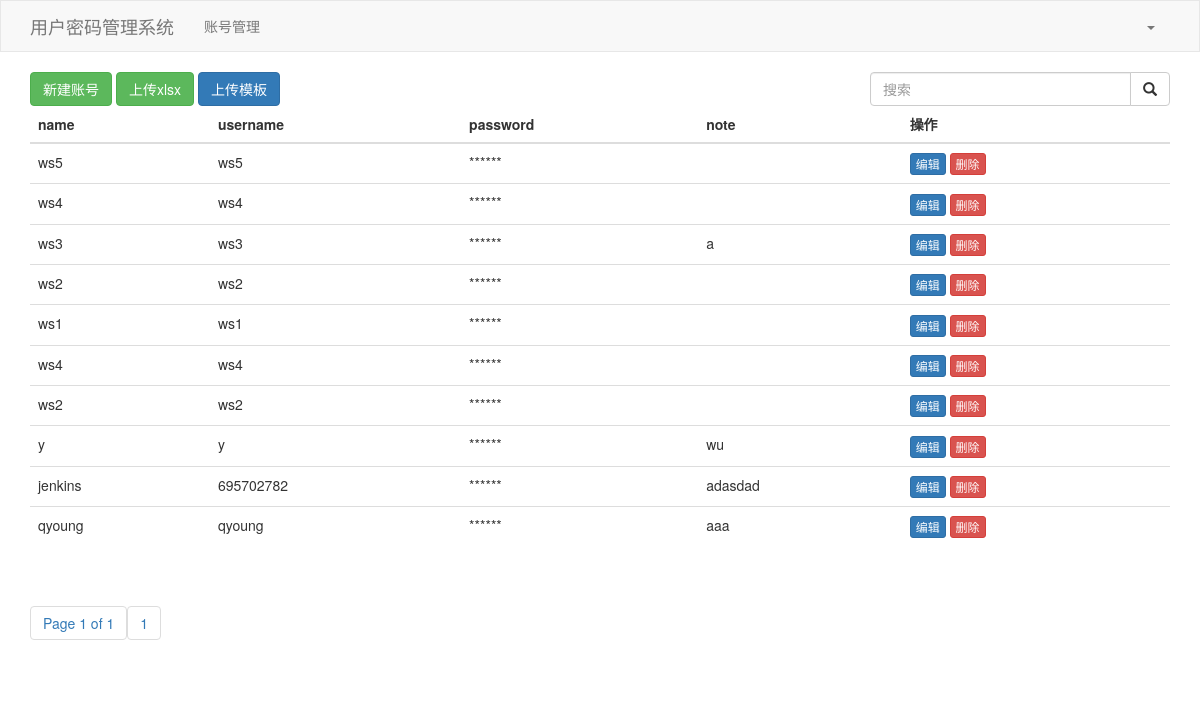
/account/, run on an earlier commit of the app's database.
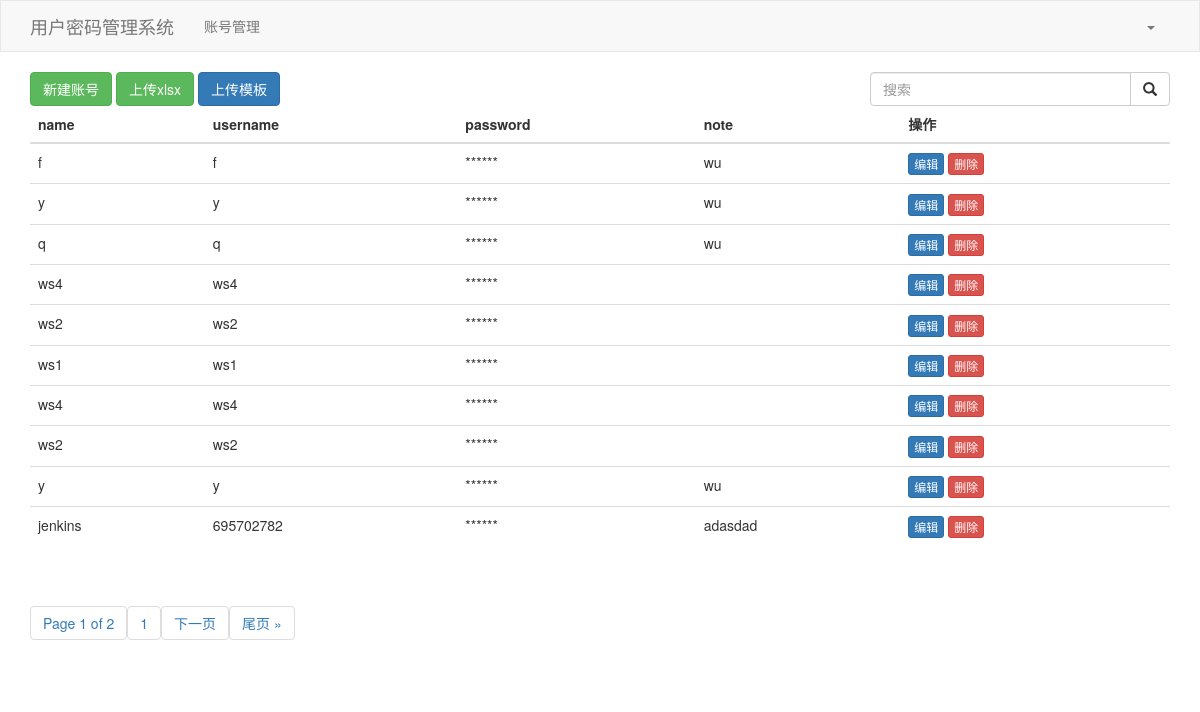
And on a later commit of the database.
### accountStorage/models.py (models this page shows, shortened)
class AccountPassword(models.Model):
    name = models.CharField(verbose_name="名称", max_length=32)
    username = models.CharField(verbose_name="用户名", max_length=32)
    password = models.CharField(verbose_name="密码", max_length=128)
    note = models.CharField(verbose_name="备注", max_length=128, blank=True, null=True)

### accountStorage/views.py (the view)
# urls.py: path('', views.account_list, name='account_list'),
def account_list (request):
    data = {}
    search_data = request.GET.get('search', "")
    if search_data:
        data["username__contains"] = search_data
    form = UserModelForm()
    data_list = AccountPassword.objects.filter(**data).order_by("-id")
    paginator = Paginator(data_list, 10)
    page_number = request.GET.get('page')
    page_obj = paginator.get_page(page_number)
    keys = AccountPassword._meta.fields
    keys_list = [keys[i].name for i in range(len(keys))]
    context = {
        "title": "账号列表",
        "search_data": search_data,
        "key_list": keys_list,
        "data_list": data_list,
        "page_obj": page_obj,
        "form": form
    }
    return render(request, 'accountStorage/account.html', context)

### accountStorage/forms.py
class UserModelForm(BootstrapModelForm):
    class Meta:
        model = AccountPassword
        fields = ["name", "username", "password", "note"]

### accountStorage/templates/accountStorage/account.html (shortened to what this page needs)
{% extends 'accountStorage/layout.html' %}
{% block content %}
    <button id="btnAdd" type="button" class="btn btn-success">新建账号</button>
    <a class="btn btn-success" href="{% url 'accountStorage:upload_excel' %}">上传xlsx</a>
    <button type="button" class="btn btn-primary" data-toggle="modal" onclick="UploadEvent()">上传模板</button>
    <div style="float: right;width: 300px">
        <form method="get">
            <div class="input-group">
                <input type="text" class="form-control" placeholder="搜索" name="search" value="{{ search_data }}"/>
                <span class="input-group-btn">
                <button class="btn btn-default" type="submit">
                    <span class="glyphicon glyphicon-search" aria-hidden="true"></span>
                </button>
                </span>
            </div>
        </form>
    </div>
    <div class="bs-example" data-example-id="hoverable-table">
        <table class="table table-hover">
            <thead>
            <tr>
                {% for key in key_list %}
                    {% if key != 'id' %}
                        <th>{{ key }}</th>
                    {% endif %}
                {% endfor %}
                <th>操作</th>
            </tr>
            </thead>
            <tbody>
            {% for data in page_obj %}
                <tr>
                    <td>{{ data.name }}</td>
                    <td>{{ data.username }}</td>
                    <td>******</td>
                    <td>{{ data.note }}</td>
                    <td>
                        <a uid="{{ data.id }}" class="btn btn-primary btn-xs btn-edit">编辑</a>
                        <a uid="{{ data.id }}" class="btn btn-danger btn-xs btn-delete">删除</a>
                    </td>
                </tr>
            {% endfor %}
            </tbody>
        </table>
    </div>
    <div class="pagination">
    <span class="step-links">
    <nav aria-label="Page navigation">
    <ul class="pagination">
    <li>
        <span class="current">
            Page {{ page_obj.number }} of {{ page_obj.paginator.num_pages }}
        </span>
        <a href="?page={{ page_obj.start_index }}&search={{ search_data }}">{{ page_obj.number }}</a>
        {% if page_obj.has_next %}
            <a href="?page={{ page_obj.next_page_number }}&search={{ search_data }}">下一页</a>
            <a href="?page={{ page_obj.paginator.num_pages }}&search={{ search_data }}">尾页 &raquo;</a>
        {% endif %}
    </li>
    </ul>
    </nav>
    </span>
    </div>
{% endblock %}

What changed in the data, as far as the page shows it:
removed AccountPassword: name "ws5", username "ws5"
removed AccountPassword: name "ws3", username "ws3", note "a"
no longer on this page (row unchanged): AccountPassword: name "qyoung", username "qyoung", note "aaa"
added AccountPassword: name "f", username "f", note "wu"
added AccountPassword: name "y", username "y", note "wu"
added AccountPassword: name "q", username "q", note "wu"
Also different on the page:
{{ page_obj.paginator.num_pages }}: "1" → "2"
text now shown: "下一页 尾页 »"
